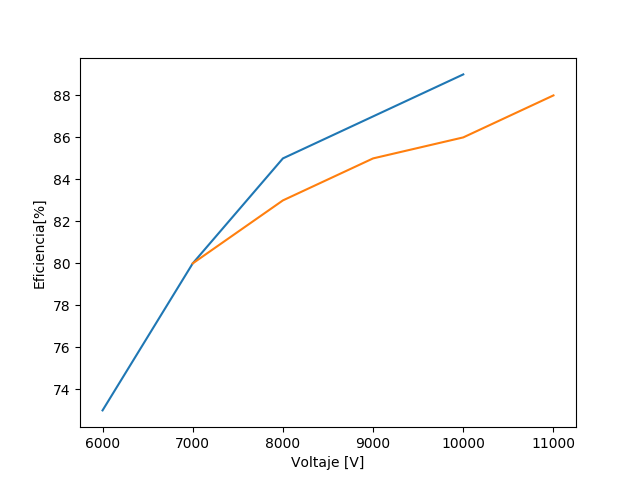

The Python source for this figure:
import numpy as np
import matplotlib.pyplot as plt
x=[6000,7000,8000,9000,10000]
y=[73,80,85,87,89]
plt.plot(x,y)
x1=[7000,8000,9000,10000,11000]
y1=[80,83,85,86,88]
plt.plot(x1,y1)
plt.xlabel('Voltaje [V]')
plt.ylabel('Eficiencia[%]')
plt.savefig('grafica.png')
plt.show()
